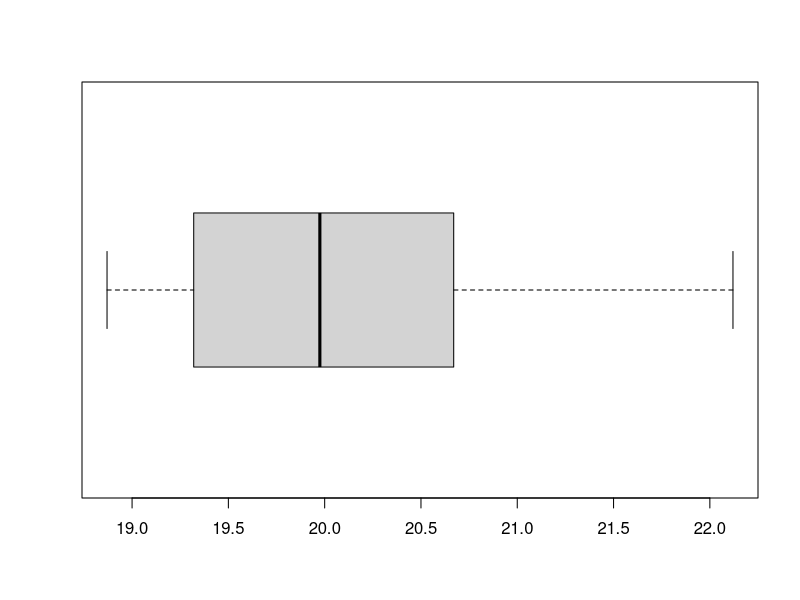
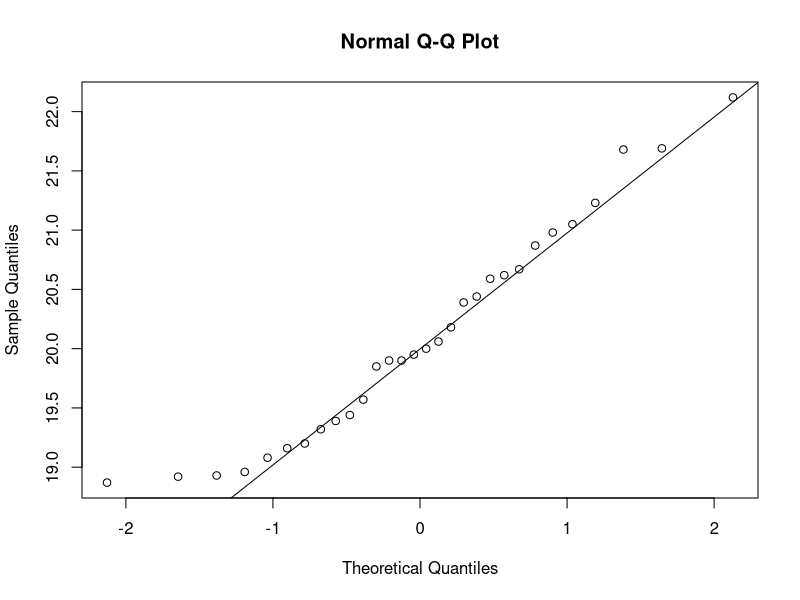
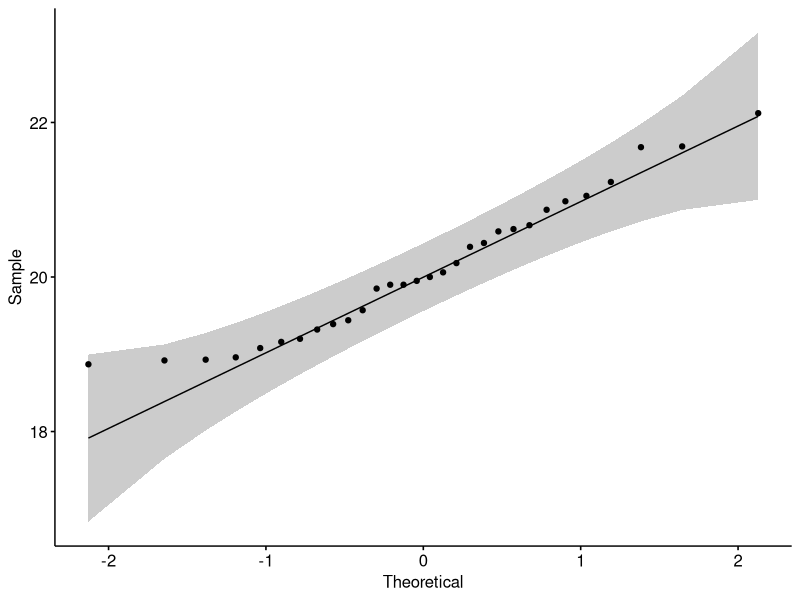
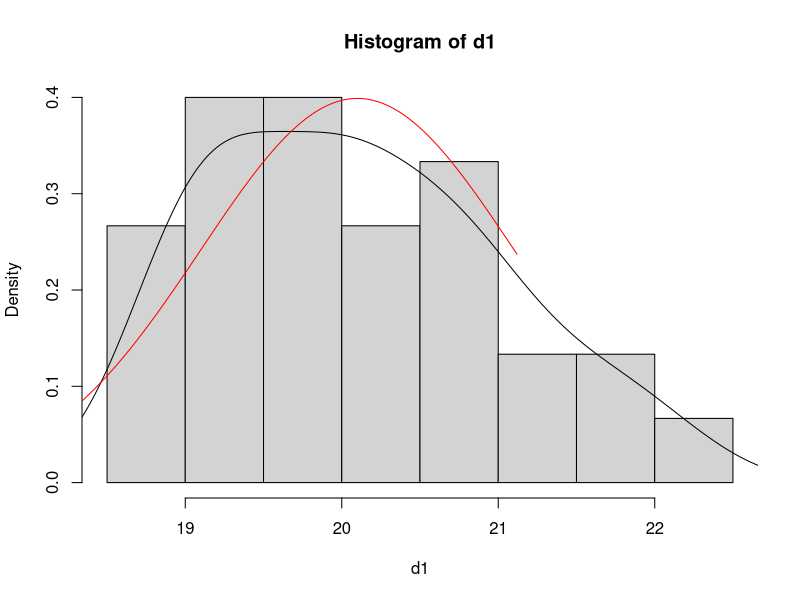
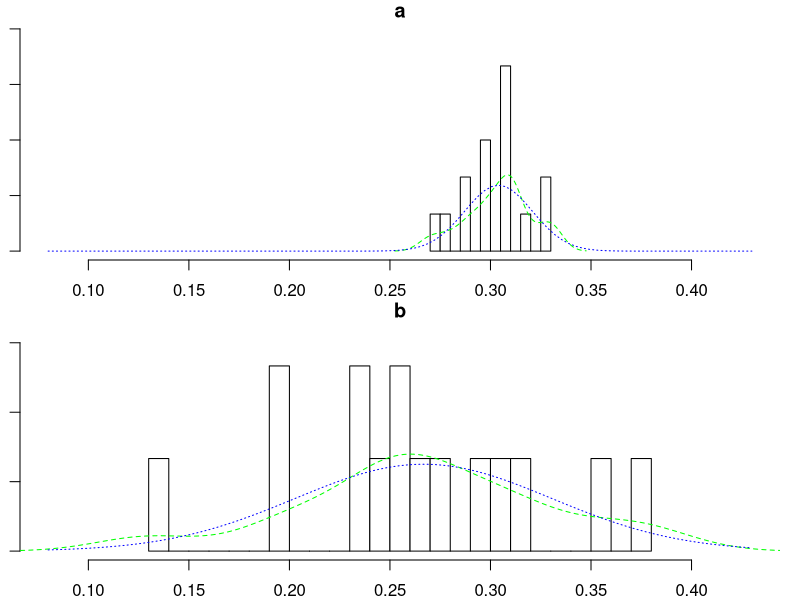

These charts were generated, in order, by the following R code:
## ---- chunk 1
# patru tam i teoreticke pravdepodobnosti, u rovnomernyho rozdeleni to byt nemusi.
d1 <- c(122, 61, 98, 115, 79, 125)
test <- chisq.test(d1)
test
## ---- chunk 2
# ?? nejakej rozdil lehkej, asi nepouzivat
chisq.test(d1, simulate.p.value = T)
## ---- chunk 3
data <- c(rep(0, 4), rep(1, 10), rep(2, 26), rep(3, 27), rep(4, 13), rep(5, 10), rep(6, 4), rep(7, 4), rep(8, 2))
tab <- table(data)
d1 <- c(4, 10, 26, 27, 13, 10, 4, 4, 2) # pocetnosti empiricke
## ---- chunk 4
pp <- dpois(0:7, 3); pp[9] <- 1 - sum(pp) # 8 a vic
## ---- chunk 5
length(d1); length(pp)
chisq.test(d1, pp)
chisq.test(d1, p = pp, simulate.p.value = T)
# p hodnota je > 0.05, nezamitam H0, data se ridi poissonovym rozdelenim.
## ---- chunk 6
l <- mean(data); l
pp <- dpois(0:7, l)
pp[9] <- 1 - sum(pp) # 8 a vic
chisq.test(d1, p = pp, simulate.p.value = T)
## ---- chunk 7
d1 <- c(19.32, 19.57, 19.08, 20.87, 19.9, 18.92, 20.98, 20.18,
        20.67, 18.87, 21.69, 19.9, 19.16, 20.44, 21.68, 21.23,
        19.44, 19.95, 20.59, 20.62, 21.05, 20, 18.96, 22.12, 19.39,
        19.85, 20.39, 18.93, 20.06, 19.2)
## ---- chunk 8
boxplot(d1, horizontal = T)
## ---- chunk 9
# kvantil, kvantil, grafy
qqnorm(d1) # zhruba to lita na 1 ose.
qqline(d1)
## ---- chunk 10
library(ggpubr)
ggqqplot(d1) # tenhle best, interval spolehlivosti pro regresni primku. Dokad je to vevnitr, tak as OK.
## ---- chunk 11
hist(d1, probability = T)
lines(density(d1))
ssx <- seq(min(d1) - 1, max(d1) - 1, 0.01)
lines(ssx, dnorm(ssx, mean = mean(d1)), sd = sd(d1), col = 'red')
## ---- chunk 12
test <- ks.test(d1, 'pnorm', mean = 20.1, sd = 0.9)
## ---- chunk 13
l <- 1 / 2000
ziv <- c(4996, 976, 294, 7302, 2420, 1006, 7654, 2973, 320, 3169, 3994, 3989, 2689, 2215, 391, 4966, 1959, 9167, 5365, 2377)
test <- ks.test(ziv, 'pexp', 1 / 2000)
test
## ---- chunk 14
a <- c(0.28, 0.31, 0.27, 0.33, 0.33, 0.29, 0.29, 0.3, 0.31, 0.31, 0.32, 0.31, 0.3, 0.31, 0.3)
b <- c(0.24, 0.25, 0.28, 0.27, 0.2, 0.32, 0.13, 0.26, 0.38, 0.24, 0.36, 0.31, 0.3, 0.2, 0.26)

ks2 <- ks.test(a, b); ks2
## ---- chunk 15
library(psych)
data <- data.frame(a, b)
multi.hist(data, dcol = c('green', 'blue'))
## ---- chunk 16
# pro mensi rozsahy
shapiro.test(a) # ano, sou normalne
shapiro.test(b) # taky sou
#
# rozdil asi v rozptylech.

# pro vetsi rozsahy dat.
# lillie.test(a)
